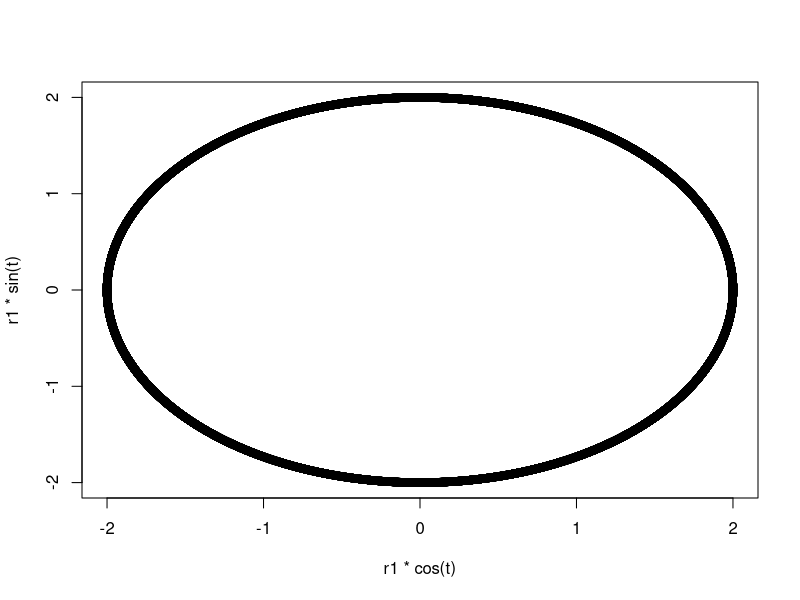

Generate this figure with R: (Note: this script raises an error after producing the figure.)
r1 <- 2
t <-seq(0,360,by=0.01)
plot(r1*cos(t),r1*sin(t),xlim=c(-2,2),ylim=c(-2,2))

par(new=T)

draw.circle(-0.8,0.5,0.1)
par(new=T)
draw.circle(0.8,0.5,0.1)
par(new=T)
draw.circle(-0.8,0.5,0.5)
par(new=T)
draw.circle(0.8,0.5,0.5)
par(new=T)
x1<-c(0,-0.5,0.5,0)
y1<-c(0,-0.5,-0.5,0)

plot(x1,y1,xlim=c(-2,2),ylim=c(-2,2),"l")
par(new=T)
draw.ellipse(0,-1,1,0.1)
